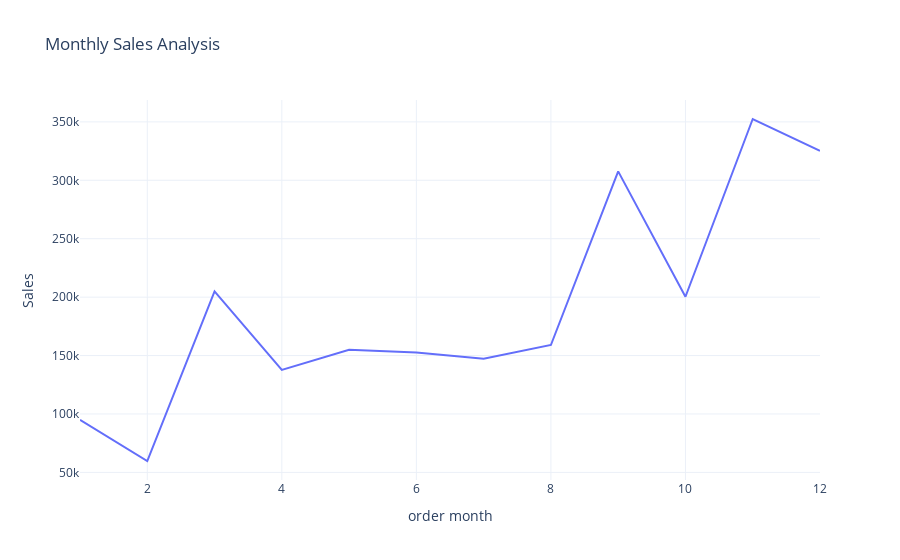

The cell this chart's notebook holds for it:
### Code cell
fig=px.line(sales_by_month,
            x='order month',
            y='Sales',
            title='Monthly Sales Analysis')
fig.show()

### Figure 1 — Plotly figure (JSON) as saved in the notebook; plotly's stock layout.template omitted (floating-point values rounded to 4 significant figures)
{"data": [{"hovertemplate": "order month=%{x}<br>Sales=%{y}<extra></extra>", "legendgroup": "", "line": {"color": "#636efa", "dash": "solid"}, "marker": {"symbol": "circle"}, "mode": "lines", "name": "", "orientation": "v", "showlegend": false, "type": "scatter", "x": [1, 2, 3, 4, 5, 6, 7, 8, 9, 10, 11, 12], "xaxis": "x", "y": [94920.0, 59750.0, 205000.0, 137800.0, 155000.0, 152700.0, 147200.0, 159000.0, 307600.0, 200300.0, 352500.0, 325300.0], "yaxis": "y"}], "layout": {"autosize": true, "legend": {"tracegroupgap": 0}, "title": {"text": "Monthly Sales Analysis"}, "xaxis": {"anchor": "y", "autorange": true, "domain": [0, 1], "range": [1, 12], "title": {"text": "order month"}, "type": "linear"}, "yaxis": {"anchor": "x", "autorange": true, "domain": [0, 1], "range": [43490.0, 368700.0], "title": {"text": "Sales"}, "type": "linear"}}}
